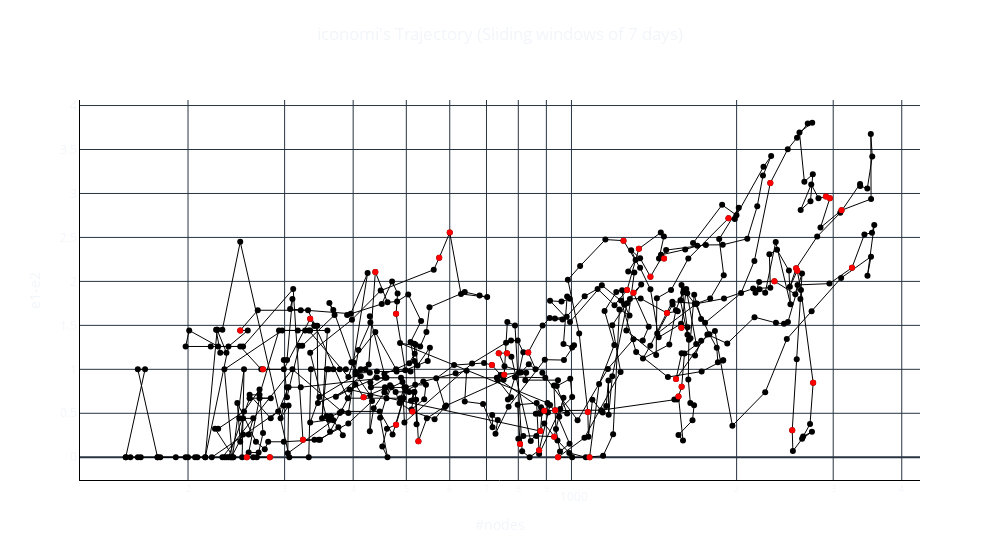

This figure's notebook cell:
### Code cell
fig = go.Figure()
# take the real values of the eigens, ignore the complex values.
df_sliding['e1'] = df_sliding['e1'].apply(lambda x: x.real)
df_sliding['e2'] = df_sliding['e2'].apply(lambda x: x.real)
df_sliding['e3'] = df_sliding['e3'].apply(lambda x: x.real)

# Scatter plot with black lines and markers for the entire dataset
fig.add_trace(go.Scatter(
    x=df_sliding['#nodes'],
    y=df_sliding['e1']-df_sliding['e2'],
    mode='lines+markers',
    name='Entire Dataset',
    line=dict(width=1, color='black')
))

# Scatter plot with red lines and markers for the dates in df_sliding that also appear in df_events
event_days_data = df_sliding[df_sliding['window_start'].isin(df_events['date'])]
fig.add_trace(go.Scatter(
    x=event_days_data['#nodes'],
    y=event_days_data['e1']-event_days_data['e2'],
    mode='markers',
    name='Event Days',
    line=dict(width=1, color='red')
))

# Customize the layout
fig.update_layout(
    title=dict(
        text=network_name+'\'s Trajectory (Sliding windows of '+str(window_size)+' days)',  # Set the title here
        x=0.5,  # Center the title horizontally (0.5 means middle)
        y=0.95,  # Adjust the vertical position as needed (0.95 is near the top)
    ),
    xaxis=dict(title='#nodes'),
    yaxis=dict(title='e1-e2'),
    paper_bgcolor='white',  # Set the background color to white
    plot_bgcolor='white',   # Set the plot area background color to white
    width=1000
    
)

fig.update_xaxes(linecolor='black',type="log")
fig.update_yaxes(linecolor='black')
fig.update_traces(showlegend=False)
# Show the plot
fig.show()
#fig.write_image(file_path+"eigensdiff"+network_name+"_"+str(window_size)+".png")

### Figure 1 — Plotly figure (JSON) as saved in the notebook; plotly's stock layout.template omitted (floating-point values rounded to 4 significant figures; data arrays with more than 128 entries replaced by an {"elided": "..."} marker saying what was removed)
{"data": [{"line": {"color": "black", "width": 1}, "mode": "lines+markers", "name": "Entire Dataset", "x": {"elided": "554 int values"}, "y": {"elided": "554 float values"}, "type": "scatter", "showlegend": false}, {"line": {"color": "red", "width": 1}, "mode": "markers", "name": "Event Days", "x": [892, 249, 256, 282, 324, 274, 334, 526, 439, 479, 2344, 3246, 1588, 1567, 2304, 2911, 2958, 3106, 2568, 2580, 2758, 2526, 1551, 1586, 1244, 1071, 1297, 754, 873, 930, 806, 934, 737, 763, 1079, 945, 1493, 1933, 1393, 1475, 1327, 1263, 834, 716, 513, 418, 574, 600, 878, 479], "y": [0.5296, 1.442, 0.0, 0.0, 0.1991, 1.0, 1.575, 0.1823, 2.107, 0.3701, 2.003, 2.156, 0.8012, 0.6919, 3.119, 2.964, 2.946, 2.809, 2.15, 2.121, 0.8472, 0.3072, 0.8887, 1.474, 2.463, 0.5143, 1.871, 0.9391, 0.0792, 0.2339, 0.152, 0.5356, 1.184, 1.184, 0.0, 0.0, 1.64, 2.718, 2.054, 2.26, 2.372, 1.903, 1.192, 1.048, 0.5214, 0.6816, 2.269, 2.555, 0.298, 1.631], "type": "scatter", "showlegend": false}], "layout": {"title": {"text": "iconomi's Trajectory (Sliding windows of 7 days)", "x": 0.5, "y": 0.95}, "xaxis": {"title": {"text": "#nodes"}, "linecolor": "black", "type": "log"}, "yaxis": {"title": {"text": "e1-e2"}, "linecolor": "black"}, "paper_bgcolor": "white", "plot_bgcolor": "white", "width": 1000}}
